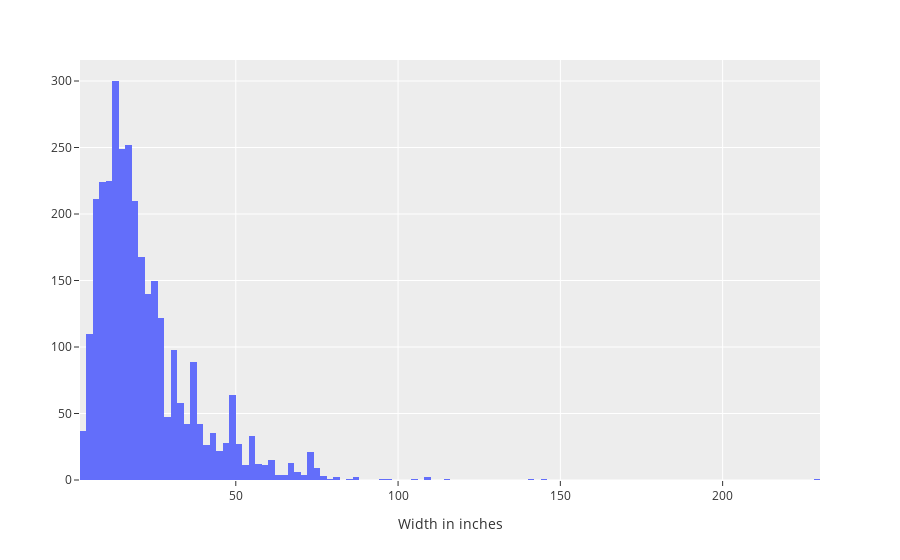

The cell this chart's notebook holds for it:
### Code cell
fig_2 = px.histogram(DF, x='Width_in')
fig_2.update_layout(template="ggplot2",
                  xaxis_title="Width in inches",
                  yaxis_title="")

fig_2.show()

### Figure 1 — Plotly figure (JSON) as saved in the notebook; plotly's stock layout.template omitted (floating-point values rounded to 4 significant figures; data arrays with more than 128 entries replaced by an {"elided": "..."} marker saying what was removed)
{"data": [{"bingroup": "x", "hovertemplate": "Width_in=%{x}<br>count=%{y}<extra></extra>", "legendgroup": "", "marker": {"color": "#636efa", "pattern": {"shape": ""}}, "name": "", "orientation": "v", "showlegend": false, "type": "histogram", "x": {"elided": "3393 float values"}, "xaxis": "x", "yaxis": "y"}], "layout": {"barmode": "relative", "legend": {"tracegroupgap": 0}, "margin": {"t": 60}, "xaxis": {"anchor": "y", "domain": [0, 1], "title": {"text": "Width in inches"}}, "yaxis": {"anchor": "x", "domain": [0, 1], "title": {"text": ""}}}}
